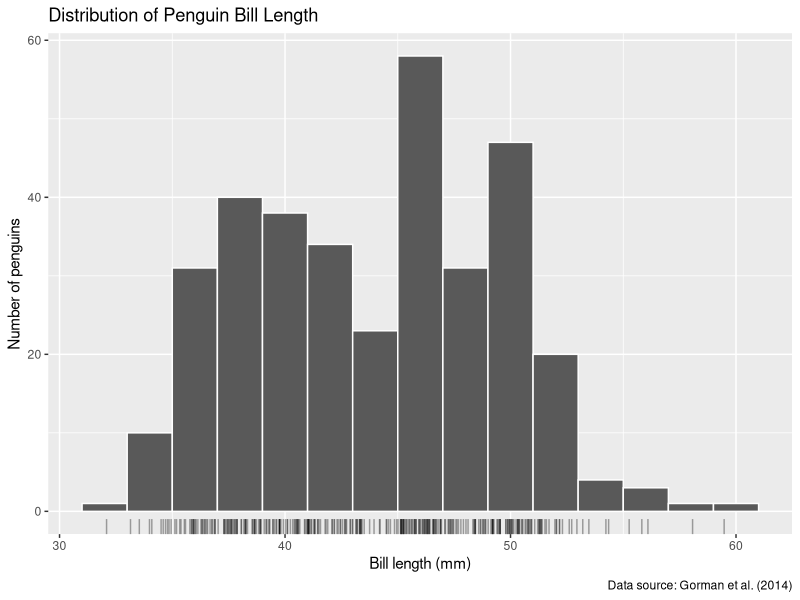
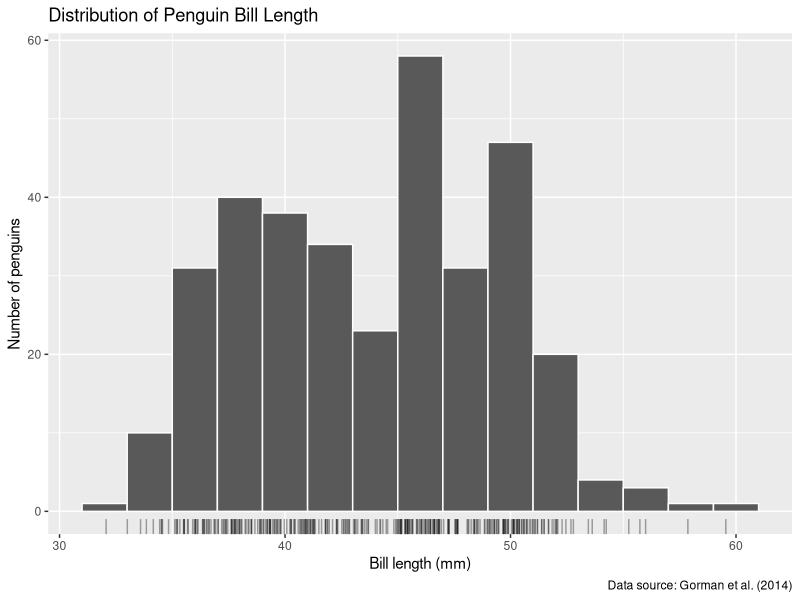
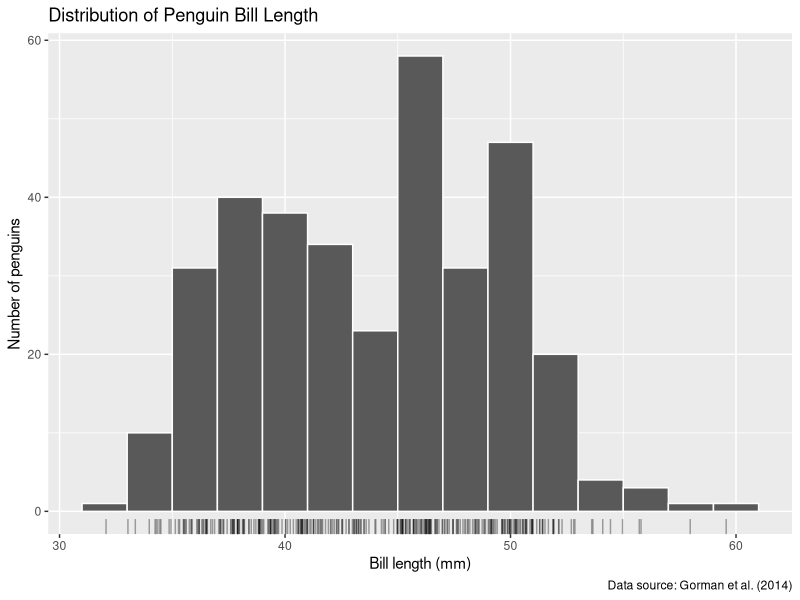
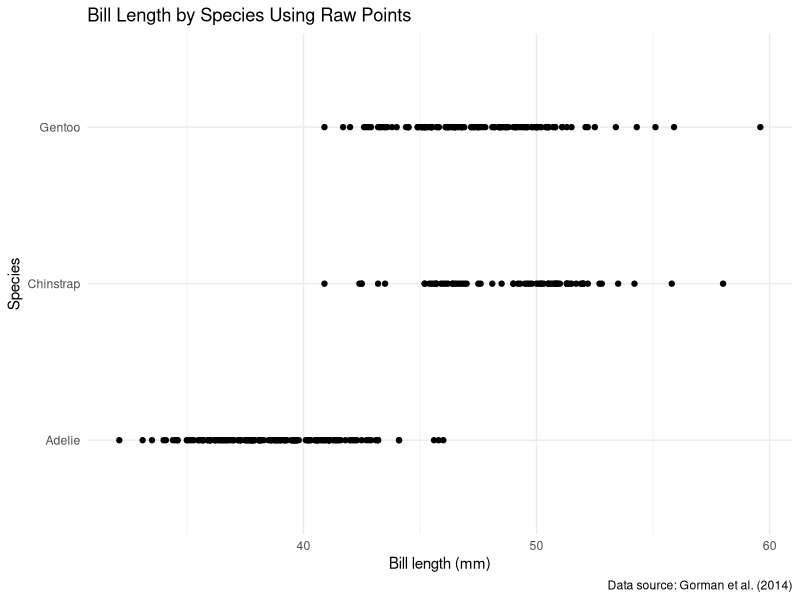
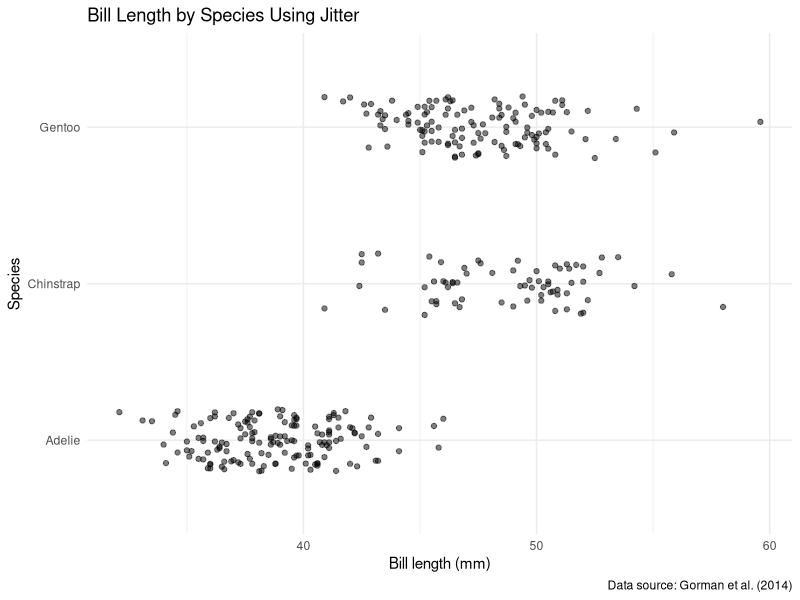
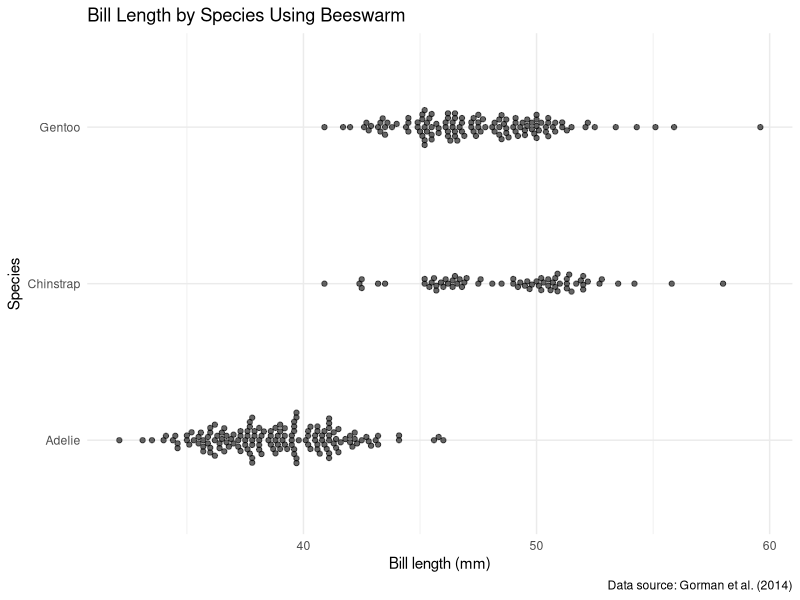
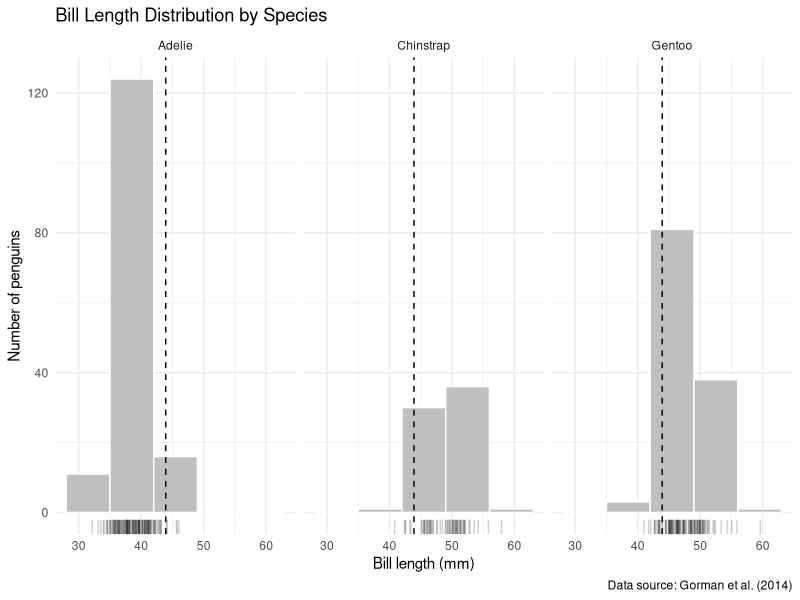
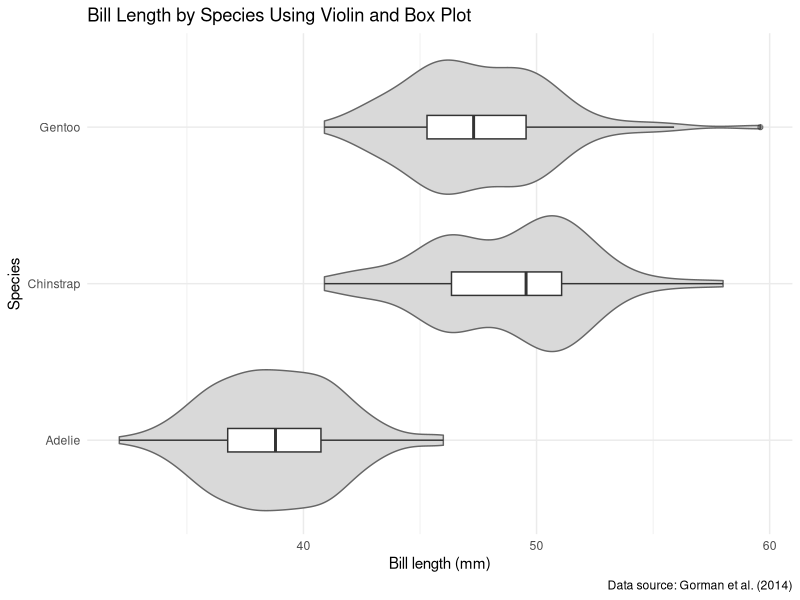

These figures' R source, in order:
## ---- chunk 1
#| label: setup
#| message: false
library(tidyverse)
library(ggbeeswarm)
dim(penguins)
## ---- chunk 2
#| label: setup-dataset
#| message: false
dim(penguins)
## ---- chunk 3
#| label: head-of-dataframe
#| message: true
#| include: true
#| echo: true
head(penguins)
## ---- chunk 4
#| label: tail-of-dataframe
#| message: true
#| include: true
#| echo: true
tail(penguins)
## ---- chunk 5
#| label: glimpse-of-dataframe
#| message: true
#| include: true
#| echo: true
glimpse(penguins)
## ---- chunk 6
#| label: penguins_bill-tibble
#| message: true
#| echo: true
#| include: true
penguins_bill <- penguins |>
  select(species, bill_len, bill_dep) |>
  drop_na()

nrow(penguins_bill)
## ---- chunk 7
#| label: verifier-row-check
#| message: true
#| echo: true
#| include: true
rows_removed <- penguins |>
  filter(
    is.na(bill_len) | is.na(bill_dep) | is.na(species)
  ) |>
  nrow()

rows_removed
## ---- chunk 8
#| label: bill-length-histogram
#| message: true
#| echo: true
#| include: true
#| fig-width: 7
#| fig-height: 5
ggplot(penguins_bill, aes(x = bill_len)) +
  geom_histogram(binwidth = 2, color = "white") +
  geom_rug(
    aes(y = 0),
    sides = "b",
    alpha = 0.35,
    position = position_jitter(width = 0.2, height = 0)
  ) +
  labs(
    title = "Distribution of Penguin Bill Length",
    x = "Bill length (mm)",
    y = "Number of penguins",
    caption = "Data source: Gorman et al. (2014)"
  )
## ---- chunk 9
#| label: verifier-bill-length
#| message: true
#| echo: true
#| include: true
bill_range <- range(penguins_bill$bill_len)
bill_range
## ---- chunk 10
#| label: bill-length-histogram-width-4
#| message: true
#| echo: true
#| include: true
#| fig-width: 4
#| fig-height: 5
ggplot(penguins_bill, aes(x = bill_len)) +
  geom_histogram(binwidth = 2, color = "white") +
  geom_rug(
    aes(y = 0),
    sides = "b",
    alpha = 0.35,
    position = position_jitter(width = 0.2, height = 0)
  ) +
  labs(
    title = "Distribution of Penguin Bill Length",
    x = "Bill length (mm)",
    y = "Number of penguins",
    caption = "Data source: Gorman et al. (2014)"
  )
## ---- chunk 11
#| label: bill-length-histogram-width-10
#| message: true
#| echo: true
#| include: true
#| fig-width: 10
#| fig-height: 5
ggplot(penguins_bill, aes(x = bill_len)) +
  geom_histogram(binwidth = 2, color = "white") +
  geom_rug(
    aes(y = 0),
    sides = "b",
    alpha = 0.35,
    position = position_jitter(width = 0.2, height = 0)
  ) +
  labs(
    title = "Distribution of Penguin Bill Length",
    x = "Bill length (mm)",
    y = "Number of penguins",
    caption = "Data source: Gorman et al. (2014)"
  )
## ---- chunk 12
#| label: raw-point-bill-length-by-species
#| message: true
#| echo: true
#| include: true
#| fig-width: 7
#| fig-height: 5
ggplot(penguins_bill, aes(x = bill_len, y = species)) +
  geom_point() +
  labs(
    title = "Bill Length by Species Using Raw Points",
    x = "Bill length (mm)",
    y = "Species",
    caption = "Data source: Gorman et al. (2014)"
  ) +
  theme_minimal()
## ---- chunk 13
#| label: jitter-bill-length-by-species
#| message: true
#| echo: true
#| include: true
#| fig-width: 7
#| fig-height: 5
set.seed(3107)

ggplot(penguins_bill, aes(x = bill_len, y = species)) +
  geom_jitter(
    width = 0,
    height = 0.2,
    alpha = 0.5
  ) +
  labs(
    title = "Bill Length by Species Using Jitter",
    x = "Bill length (mm)",
    y = "Species",
    caption = "Data source: Gorman et al. (2014)"
  ) +
  theme_minimal()
## ---- chunk 14
#| label: beeswarm-bill-length-by-species
#| message: true
#| echo: true
#| include: true
#| fig-width: 7
#| fig-height: 5
ggplot(penguins_bill, aes(x = bill_len, y = species)) +
  geom_beeswarm(alpha = 0.6) +
  labs(
    title = "Bill Length by Species Using Beeswarm",
    x = "Bill length (mm)",
    y = "Species",
    caption = "Data source: Gorman et al. (2014)"
  ) +
  theme_minimal()
## ---- chunk 15
#| label: faceted-bill-length-histogram
#| message: true
#| echo: true
#| include: true
#| fig-width: 8
#| fig-height: 5
set.seed(3107)

overall_mean_bill_len <- mean(penguins_bill$bill_len)

ggplot(penguins_bill, aes(x = bill_len)) +
  geom_histogram(
    binwidth = 7,
    boundary = 0,
    fill = "grey75",
    color = "white"
  ) +
  geom_rug(
    aes(y = 0),
    sides = "b",
    alpha = 0.18,
    position = position_jitter(width = 0.08, height = 0)
  ) +
  geom_vline(
    xintercept = overall_mean_bill_len,
    linetype = "dashed"
  ) +
  facet_wrap(~species) +
  labs(
    title = "Bill Length Distribution by Species",
    x = "Bill length (mm)",
    y = "Number of penguins",
    caption = "Data source: Gorman et al. (2014)"
  ) +
  theme_minimal()
## ---- chunk 16
#| label: violin-box-bill-length
#| message: true
#| echo: true
#| include: true
#| fig-width: 7
#| fig-height: 5
ggplot(penguins_bill, aes(x = bill_len, y = species)) +
  geom_violin(
    fill = "grey85",
    color = "grey40"
  ) +
  geom_boxplot(
    width = 0.15,
    fill = "white",
    outlier.alpha = 0.5
  ) +
  labs(
    title = "Bill Length by Species Using Violin and Box Plot",
    x = "Bill length (mm)",
    y = "Species",
    caption = "Data source: Gorman et al. (2014)"
  ) +
  theme_minimal()
## ---- chunk 17
#| label: bill-depth-histogram
#| message: true
#| echo: true
#| include: true
#| fig-width: 7
#| fig-height: 5
set.seed(3107)

ggplot(penguins_bill, aes(x = bill_dep)) +
  geom_histogram(
    binwidth = 0.5,
    boundary = 0,
    fill = "grey75",
    color = "white"
  ) +
  geom_rug(
    aes(y = 0),
    sides = "b",
    alpha = 0.18,
    position = position_jitter(width = 0.03, height = 0)
  ) +
  labs(
    title = "Distribution of Penguin Bill Depth",
    x = "Bill depth (mm)",
    y = "Number of penguins",
    caption = "Data source: Gorman et al. (2014)"
  ) +
  theme_minimal()
## ---- chunk 18
#| label: faceted-bill-depth-histogram
#| message: true
#| echo: true
#| include: true
#| fig-width: 8
#| fig-height: 5
set.seed(3107)

overall_mean_bill_dep <- mean(penguins_bill$bill_dep)

ggplot(penguins_bill, aes(x = bill_dep)) +
  geom_histogram(
    binwidth = 0.5,
    boundary = 0,
    fill = "grey75",
    color = "white"
  ) +
  geom_rug(
    aes(y = 0),
    sides = "b",
    alpha = 0.18,
    position = position_jitter(width = 0.03, height = 0)
  ) +
  geom_vline(
    xintercept = overall_mean_bill_dep,
    linetype = "dashed"
  ) +
  facet_wrap(~species) +
  labs(
    title = "Bill Depth Distribution by Species",
    x = "Bill depth (mm)",
    y = "Number of penguins",
    caption = "Data source: Gorman et al. (2014)"
  ) +
  theme_minimal()
## ---- chunk 19
#| label: verify-species-bill-means
penguins_bill |>
  summarize(
    mean_bill_len = mean(bill_len),
    mean_bill_dep = mean(bill_dep),
    .by = species
  )
## ---- chunk 20
#| label: ungrouped-scatter-plot
#| message: true
#| echo: true
#| include: true
#| fig-width: 7
#| fig-height: 5

ggplot(penguins_bill, aes(x = bill_len, y = bill_dep)) +
  geom_point(alpha = 0.6) +
  geom_smooth(method = "lm", se = TRUE) +
  labs(
    title = "Bill Depth versus Bill Length",
    x = "Bill length (mm)",
    y = "Bill depth (mm)",
    caption = "Data source: Gorman et al. (2014)"
  ) +
  theme_minimal()
## ---- chunk 21
#| label: exact-overplotting
#| message: true
#| echo: true
#| include: true
overlap_counts <- penguins_bill |>
  count(bill_len, bill_dep)

hidden_points <- overlap_counts |>
  summarize(hidden = sum(n - 1)) |>
  pull(hidden)

max_stack <- overlap_counts |>
  summarize(max_stack = max(n)) |>
  pull(max_stack)

hidden_points
max_stack
## ---- chunk 22
#| label: overplot-distinct-verify
#| message: true
#| echo: true
#| include: true
visible_points <- penguins_bill |> distinct(bill_len, bill_dep) |> nrow()
hidden_distinct <- nrow(penguins_bill) - visible_points

hidden_distinct
## ---- chunk 23
#| label: jittered-scatter-plot
#| message: true
#| echo: true
#| include: true
#| fig-width: 7
#| fig-height: 5
set.seed(3107)

ggplot(penguins_bill, aes(x = bill_len, y = bill_dep)) +
  geom_jitter(
    width = 0.15,
    height = 0.15,
    alpha = 0.5
  ) +
  geom_smooth(method = "lm", se = TRUE) +
  labs(
    title = "Jittered Scatter Plot of Bill Depth versus Bill Length",
    x = "Bill length (mm)",
    y = "Bill depth (mm)",
    caption = "Data source: Gorman et al. (2014)"
  ) +
  theme_minimal()
## ---- chunk 24
#| label: count-symbol-scatter-plot
#| fig-width: 7
#| fig-height: 5
ggplot(penguins_bill, aes(x = bill_len, y = bill_dep)) +
  geom_count(alpha = 0.7) +
  scale_size_area(max_size = 8) +
  geom_smooth(method = "lm", se = TRUE) +
  labs(
    title = "Count Plot of Bill Depth versus Bill Length",
    x = "Bill length (mm)",
    y = "Bill depth (mm)",
    size = "Number of penguins",
    caption = "Data source: Gorman et al. (2014)"
  ) +
  theme_minimal()
## ---- chunk 25
#| label: grouped-jittered-scatter-plot
#| message: true
#| echo: true
#| include: true
#| fig-width: 7
#| fig-height: 5
set.seed(3107)

ggplot(penguins_bill, aes(x = bill_len, y = bill_dep, color = species)) +
  geom_jitter(
    width = 0.15,
    height = 0.15,
    alpha = 0.6
  ) +
  geom_smooth(method = "lm", se = TRUE) +
  labs(
    title = "Bill Depth versus Bill Length by Species",
    x = "Bill length (mm)",
    y = "Bill depth (mm)",
    color = "Species",
    caption = "Data source: Gorman et al. (2014)"
  ) +
  theme_minimal()
## ---- chunk 26
#| label: correlation-check
overall_cor <- cor(penguins_bill$bill_len, penguins_bill$bill_dep)
round(overall_cor, 3)

penguins_bill |>
  summarise(
    r = round(cor(bill_len, bill_dep), 3),
    .by = species
  )
